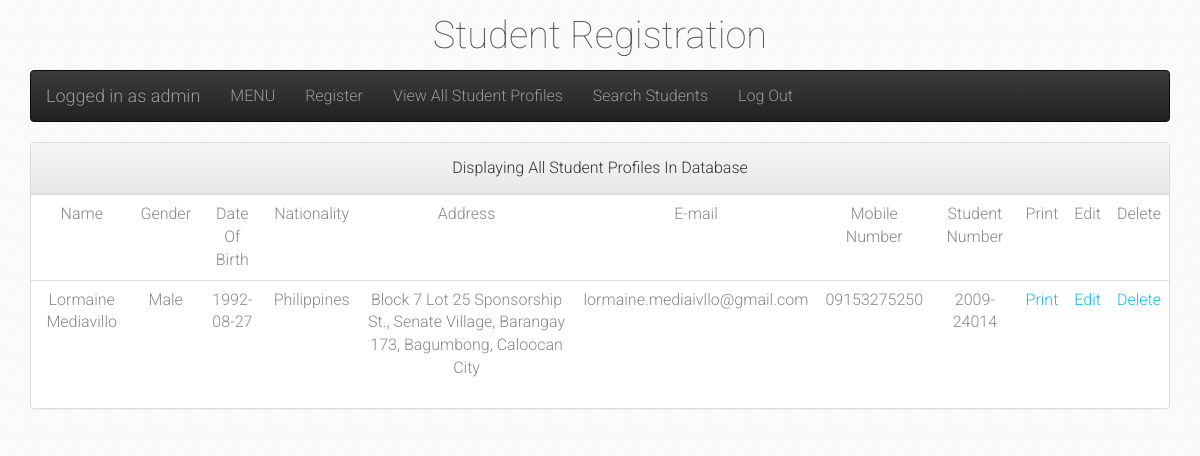
The app's page /displaypage.php (signed in) with its own data.
### tables this page shows
CREATE TABLE `data` (
  `id` int(11) NOT NULL,
  `p_y_name` varchar(100) NOT NULL,
  `p_gender` varchar(100) NOT NULL,
  `p_dob` varchar(100) NOT NULL,
  `p_nationality` varchar(100) NOT NULL,
  `p_address` varchar(1000) NOT NULL,
  `p_e_mail` varchar(200) NOT NULL,
  `p_a_r_claimed` varchar(100) NOT NULL,
  `p_img` varchar(1000) NOT NULL,
  `p_reg_id` varchar(100) NOT NULL
);

### displaypage.php (the view, shortened to what this page needs)
<?php
$sql="SELECT * FROM data";
$query=mysql_query($sql)or die(mysql_error());
?>
<!DOCTYPE html>
<html lang="en">
    <head>
        <link rel="stylesheet" href="assets/bootstrap/css/bootstrap.min.css">
        <link rel="stylesheet" href="assets/bootstrap/css/bootstrap-theme.css">
        <link rel="stylesheet" href="assets/font-awesome/css/font-awesome.min.css">
        <link rel="stylesheet" href="assets/css/form-elements.css">
        <link rel="stylesheet" href="assets/css/style.css">
    </head>
    <body>
    <?php include('header.php');?>
      <div class="container">
        <div class="panel panel-default">
          <div class="panel-heading">Displaying All Student Profiles In Database</div>
              <form method="" action="displaypage.php">
              <table class="table">
                    <tr>
                      <td>Name</td>
                      <td>Gender</td>
                      <td>Date Of Birth</td>
                      <td>Nationality</td>
                      <td>Address</td>
                      <td>E-mail</td>
                      <td>Mobile Number</td>
                      <td>Student Number</td>
                      <td>Print</td>
                      <td>Edit</td>
                      <td>Delete</td>
                    </tr>
                    <?php while($row=mysql_fetch_array($query)){?>
                    <tr>
                      <td><?php echo $row['1']?></td>
                      <td><?php echo $row['2']?></td>
                      <td><?php echo $row['3']?></td>
                      <td><?php echo $row['4']?></td>
                      <td><?php echo $row['5']?></td>
                      <td><?php echo $row['6']?></td>
                      <td><?php echo $row['7']?></td>
                      <td><?php echo $row['9']?></td>
                      <td><a href="printpage.php?print=<?php echo $row['0'];?>";>Print</a></td>
                      <td><a href='edit_page.php?edit_page=<?php echo $row['0']; ?>'>Edit</a></td>
                      <td><a href='delete_page.php?del_page=<?php echo $row['0']; ?>'>Delete</a></td>
                    </tr>
                  <?php } ?>
                  </table></td>
            </form>
        </div>
      </div>
    </body>
</html>

### header.php (shortened to what this page needs)
<!DOCTYPE html>
<html lang="en">
    <head>
        <link rel="stylesheet" href="assets/bootstrap/css/bootstrap.min.css">
        <link rel="stylesheet" href="assets/bootstrap/css/bootstrap.css">
        <link rel="stylesheet" href="assets/font-awesome/css/font-awesome.min.css">
        <link rel="stylesheet" href="assets/css/form-elements.css">
        <link rel="stylesheet" href="assets/css/style.css">
    </head>
    <body>
      <div class="container">
        <div class="row">
          <div class="col-sm-8 col-sm-offset-2 text">
              <h1>Student Registration</h1>
          </div>
        </div>
         <nav class="navbar navbar navbar-inverse">
                  <a class="navbar-brand">Logged in as <?=$_SESSION['user_name'];?></a>
                  <div class="container-fluid">
                    <ul class="nav navbar-nav">
                      <li><a href="#">MENU</a></li>
                      <li><a href="index.php">Register</a></li>
                      <li><a href="displaypage.php">View All Student Profiles</a></li>
                      <li><a href="searchpage.php">Search Students</a></li>
                      <li><a href="logout.php">Log Out</a></li>
                    </ul>
                  </div>
         </nav>
      </div>
    </body>
</html>

### assets/css/style.css (style rules this page uses)
body { background: url(../img/bg.jpg) left top repeat; font-family: 'Roboto', sans-serif; font-size: 16px; font-weight: 300; color: #888; line-height: 30px; text-align: center; }
a, a:hover, a:focus { color: #19b9e7; text-decoration: none; -o-transition: all .3s; -moz-transition: all .3s; -webkit-transition: all .3s; -ms-transition: all .3s; transition: all .3s; }
h1, h2 { margin-top: 10px; font-size: 38px; font-weight: 100; color: #555; line-height: 50px; }

### records on screen
data: p_y_name "Lormaine Mediavillo", p_gender "Male", p_dob "1992-08-27", p_nationality "Philippines", p_address "Block 7 Lot 25 Sponsorship St., Senate Village, Barangay 173, Bagumbong, Caloocan City", p_e_mail "lormaine.mediaivllo@gmail.com", p_a_r_claimed "09153275250", p_reg "2009-24014"

### other values on screen
$_SESSION['user_name'] "admin"
